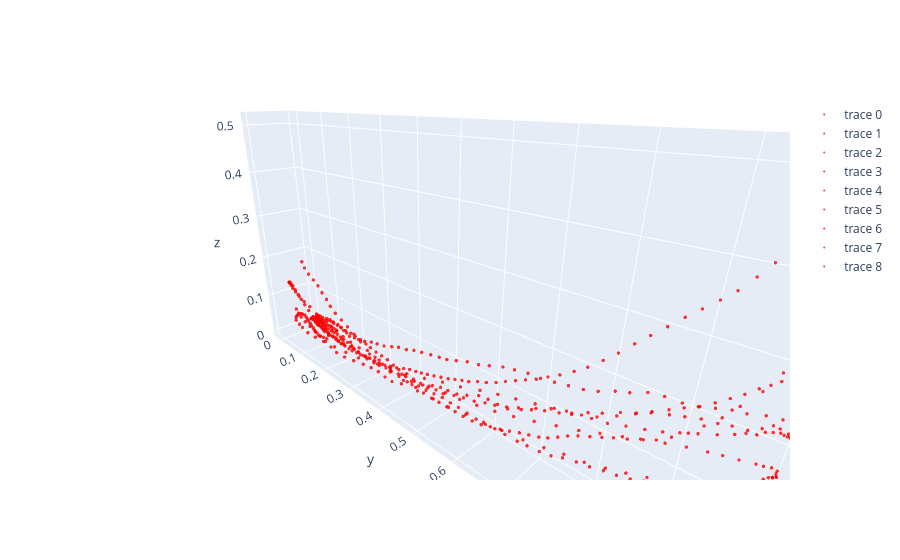

The code cell stored with this chart in its notebook:
### Markdown cell above
### Overview #12
TESTING: Plotting left controller's egocentric coordinates but normalized.

### Code cell
'''PanDown 0, RotRightZ 9, ZoomOut 11'''
gesture = "PanDown"
gesture_index = 0

fig_6 = go.Figure()

for file_num, file_path in enumerate(gesture_dict[gesture][0]):
    df = pd.read_csv(file_path)
    remove_strokes(df, gesture_index, file_num)
    filtered_df_L = get_cleaned_df(df, 1, 'l')
    filtered_df_R = get_cleaned_df(df, 1, 'r')

    if (len(filtered_df_L) != 0):
        data_sample = [] # original data of the chosen sample; 21 lists
        for col in selected_columns:
            data_sample.append(filtered_df_L[col].tolist())

        # 3.1
        #r_handed_data_sample = left_to_right_handed(data_sample=data_sample, selected_columns=selected_columns)
        # 3.2
        directional_data_sample = quaternion_to_direction(r_handed_data_sample=data_sample, selected_columns=selected_columns)
        # 3.3
        egocentric_data_sample = world_to_headspace(directional_data_sample=directional_data_sample, directional_data_names=directional_data_names)

        pts_from_3_3 = (list(zip(egocentric_data_sample[6], egocentric_data_sample[7], egocentric_data_sample[8])))
        directions_from_3_3 = (list(zip(egocentric_data_sample[9], egocentric_data_sample[10], egocentric_data_sample[11])))
        
        n = len(pts_from_3_3)
        avg_direction_from_3_3 = get_avg_direction(directions_from_3_3)
        
        # Normalize stroke while preserving aspect
        norm_stroke = normalize_stroke_preserving_aspect(pts_from_3_3)
        
        # Plot stroke and direction
        plot_markers(fig_6, norm_stroke, 'red')
  
fig_6.update_layout(
    scene=dict(
        xaxis=dict(dtick=0.1),  # Adjust range and tick spacing for x-axis
        yaxis=dict(dtick=0.1),  # Adjust range and tick spacing for y-axis
        zaxis=dict(dtick=0.1),  # Adjust range and tick spacing for z-axis (if needed),
        aspectmode='data',
        camera=dict(
            eye=dict(x=1.25, y=1.25, z=0.75)  # Adjusts the viewing angle
        )
    )
)
        


fig_6.show()
